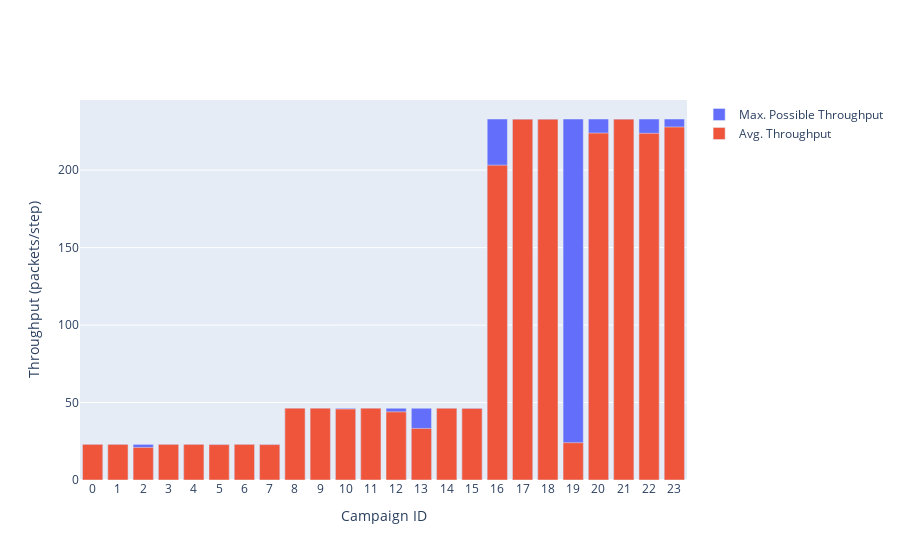

Notebook code for this chart:
### Code cell
fig = go.Figure()

fig.add_trace(go.Bar(
    x=result_df['campaign_id'],
    y=result_df['max_possible_throughput'],
    name='Max. Possible Throughput',
    hovertemplate='<b>Max. Possible Throughput: %{y}</b><extra></extra>'
))


campaign_hovertemplate = '<b>Avg. Throughput: %{y}</b><br>'
for index, column in enumerate(variable_columns):
    campaign_hovertemplate += column + ': %{customdata['+ str(index) + ']}<br>'
campaign_hovertemplate += '<extra></extra>'

fig.add_trace(go.Bar(
    x=result_df['campaign_id'],
    y=result_df['avg_throughput'],
    name='Avg. Throughput',
    customdata=result_df[variable_columns],
    hovertemplate=campaign_hovertemplate
))

fig.update_layout(
    barmode='overlay',
    xaxis_title='Campaign ID',
    yaxis_title='Throughput (packets/step)',
    hovermode='x'
)

fig.update_xaxes(
   ticktext=[str(i) for i in range(24)],
   tickvals=[i for i in range(24)],
)

fig.show()

### Figure 1 — Plotly figure (JSON) as saved in the notebook; plotly's stock layout.template omitted (floating-point values rounded to 4 significant figures)
{"data": [{"hovertemplate": "<b>Max. Possible Throughput: %{y}</b><extra></extra>", "name": "Max. Possible Throughput", "type": "bar", "x": [0, 1, 2, 3, 4, 5, 6, 7, 8, 9, 10, 11, 12, 13, 14, 15, 16, 17, 18, 19, 20, 21, 22, 23], "y": [23, 23, 23, 23, 23, 23, 23, 23, 46.33, 46.33, 46.33, 46.33, 46.33, 46.33, 46.33, 46.33, 233, 233, 233, 233, 233, 233, 233, 233]}, {"customdata": [["8", "70", "<class 'Dadca.Dadca'>"], ["16", "70", "<class 'QLearning.QLearning'>"], ["16", "70", "<class 'Dadca.Dadca'>"], ["8", "70", "<class 'QLearning.QLearning'>"], ["4", "70", "<class 'Dadca.Dadca'>"], ["2", "70", "<class 'QLearning.QLearning'>"], ["2", "70", "<class 'Dadca.Dadca'>"], ["4", "70", "<class 'QLearning.QLearning'>"], ["2", "140", "<class 'Dadca.Dadca'>"], ["4", "140", "<class 'Dadca.Dadca'>"], ["4", "140", "<class 'QLearning.QLearning'>"], ["8", "140", "<class 'Dadca.Dadca'>"], ["2", "140", "<class 'QLearning.QLearning'>"], ["16", "140", "<class 'Dadca.Dadca'>"], ["16", "140", "<class 'QLearning.QLearning'>"], ["8", "140", "<class 'QLearning.QLearning'>"], ["4", "700", "<class 'QLearning.QLearning'>"], ["4", "700", "<class 'Dadca.Dadca'>"], ["2", "700", "<class 'Dadca.Dadca'>"], ["2", "700", "<class 'QLearning.QLearning'>"], ["8", "700", "<class 'QLearning.QLearning'>"], ["8", "700", "<class 'Dadca.Dadca'>"], ["16", "700", "<class 'Dadca.Dadca'>"], ["16", "700", "<class 'QLearning.QLearning'>"]], "hovertemplate": "<b>Avg. Throughput: %{y}</b><br>num_agents: %{customdata[0]}<br>mission_size: %{customdata[1]}<br>controller: %{customdata[2]}<br><extra></extra>", "name": "Avg. Throughput", "type": "bar", "x": [0, 1, 2, 3, 4, 5, 6, 7, 8, 9, 10, 11, 12, 13, 14, 15, 16, 17, 18, 19, 20, 21, 22, 23], "y": [23.0, 22.99, 21.01, 22.98, 23.0, 22.86, 23.0, 22.86, 46.33, 46.33, 45.81, 46.33, 43.99, 33.3, 46.28, 46.22, 203.2, 232.9, 232.8, 24.07, 223.9, 232.9, 223.7, 227.8]}], "layout": {"barmode": "overlay", "hovermode": "x", "xaxis": {"ticktext": ["0", "1", "2", "3", "4", "5", "6", "7", "8", "9", "10", "11", "12", "13", "14", "15", "16", "17", "18", "19", "20", "21", "22", "23"], "tickvals": [0, 1, 2, 3, 4, 5, 6, 7, 8, 9, 10, 11, 12, 13, 14, 15, 16, 17, 18, 19, 20, 21, 22, 23], "title": {"text": "Campaign ID"}}, "yaxis": {"title": {"text": "Throughput (packets/step)"}}}}
